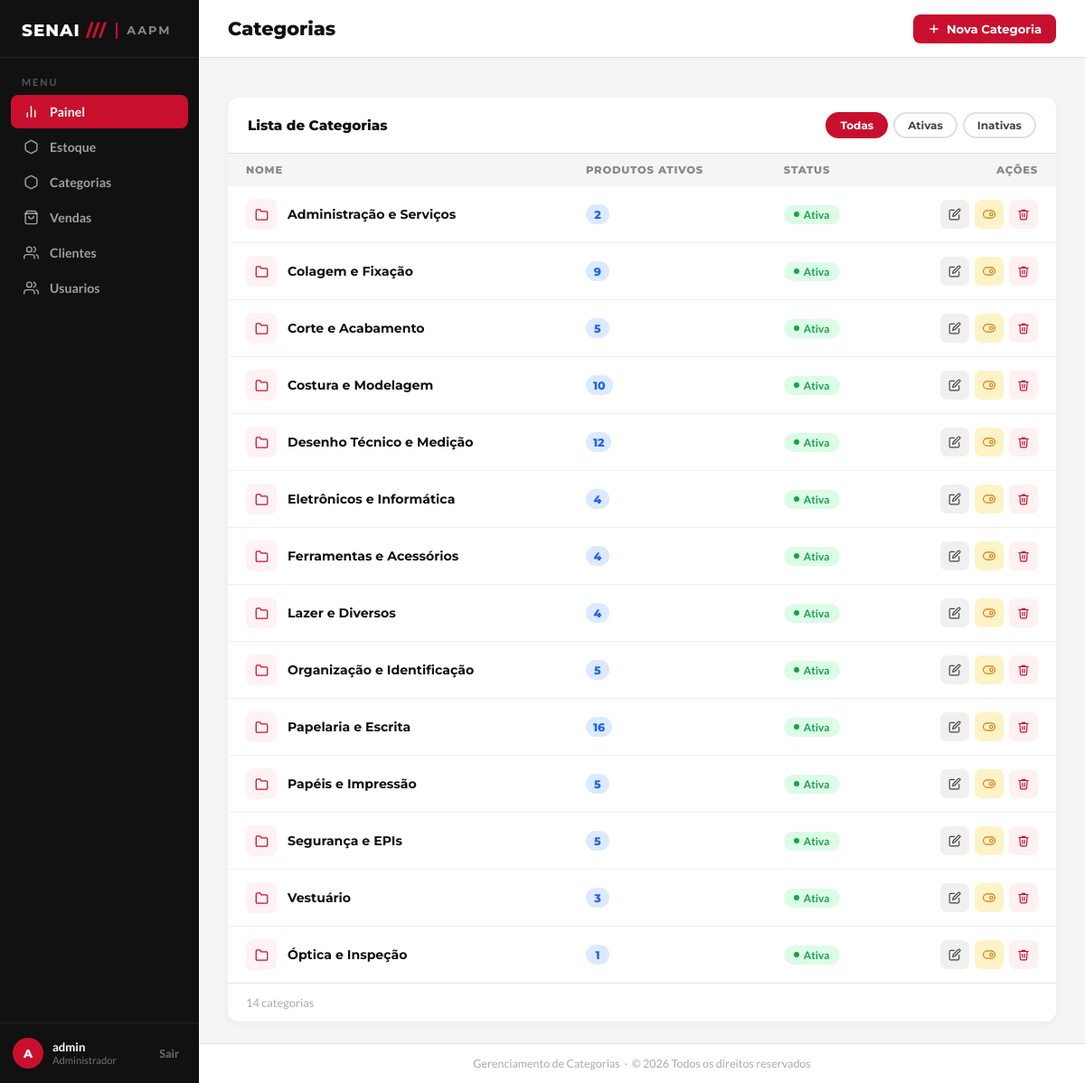
Screenshot of /categorias (signed in) with the database file from the repository.
### app/models/categoria.py (models this page shows)
class Categoria(Base):
    __tablename__ = "categorias"
    id = Column(Integer, primary_key=True, autoincrement=True, index=True)
    nome = Column(String(50), unique=True, nullable=False)
    ativa = Column(Boolean, default=True)
    produtos = relationship("Produto", back_populates="categoria", lazy="select")

### app/controllers/categoria_controller.py (the view)
@router.get("")
def listar_categorias(
    request: Request,
    db: Session = Depends(get_db),
    admin = Depends(get_admin)
):
    categorias = db.query(Categoria).order_by(Categoria.nome).all()
    return templates.TemplateResponse(
        request,
        "categorias/index.html",
        {
            "request":    request,
            "usuario":    admin,
            "categorias": categorias,
        }
    )

### app/templates/categorias/index.html (shortened to what this page needs)
<!DOCTYPE html>
<html lang="pt-BR">
<head>
  <link rel="stylesheet" href="/static/css/categorias.css"/>
</head>
<body>
 <aside class="barra-lateral">
    <div class="barra-logo">
      <span class="barra-logo-texto">SENAI <span>///</span></span>
      <div class="barra-logo-separador"></div>
      <span class="barra-logo-sub">AAPM</span>
    </div>
    <span class="barra-menu-titulo">Menu</span>
    <ul class="barra-nav">
      <li>
        <a href="/" class="ativo">
          <svg viewBox="0 0 24 24">
            <line x1="18" y1="20" x2="18" y2="10" />
            <line x1="12" y1="20" x2="12" y2="4" />
            <line x1="6" y1="20" x2="6" y2="14" />
          </svg>
          Painel
        </a>
      </li>
      <li>
        <a href="/produtos/">
          <svg viewBox="0 0 24 24">
            <path
              d="M21 16V8a2 2 0 0 0-1-1.73l-7-4a2 2 0 0 0-2 0l-7 4A2 2 0 0 0 3 8v8a2 2 0 0 0 1 1.73l7 4a2 2 0 0 0 2 0l7-4A2 2 0 0 0 21 16z" />
          </svg>
          Estoque
        </a>
      </li>
      <li>
        <a href="/categorias/">
          <svg viewBox="0 0 24 24">
            <path
              d="M21 16V8a2 2 0 0 0-1-1.73l-7-4a2 2 0 0 0-2 0l-7 4A2 2 0 0 0 3 8v8a2 2 0 0 0 1 1.73l7 4a2 2 0 0 0 2 0l7-4A2 2 0 0 0 21 16z" />
          </svg>
          Categorias
        </a>
      </li>
      <li>
        <a href="/pdv/">
          <svg viewBox="0 0 24 24">
            <path d="M6 2L3 6v14a2 2 0 0 0 2 2h14a2 2 0 0 0 2-2V6l-3-4z" />
            <line x1="3" y1="6" x2="21" y2="6" />
            <path d="M16 10a4 4 0 0 1-8 0" />
          </svg>
          Vendas
        </a>
      </li>
      <li>
        <a href="/clientes/">
          <svg viewBox="0 0 24 24">
            <path d="M17 21v-2a4 4 0 0 0-4-4H5a4 4 0 0 0-4 4v2" />
            <circle cx="9" cy="7" r="4" />
            <path d="M23 21v-2a4 4 0 0 0-3-3.87" />
            <path d="M16 3.13a4 4 0 0 1 0 7.75" />
          </svg>
          Clientes
        </a>
      </li>
      <li>
        <a href="/usuarios/">
          <svg viewBox="0 0 24 24">
            <path d="M17 21v-2a4 4 0 0 0-4-4H5a4 4 0 0 0-4 4v2" />
            <circle cx="9" cy="7" r="4" />
            <path d="M23 21v-2a4 4 0 0 0-3-3.87" />
            <path d="M16 3.13a4 4 0 0 1 0 7.75" />
          </svg>
          Usuarios
        </a>
      </li>
    </ul>
    <div class="barra-rodape">
      <div class="barra-usuario">
        <div class="avatar-usuario">{{ usuario.nome[0] | upper if usuario else 'AD' }}</div>
        <div class="info-usuario">
          <strong>{{ usuario.nome if usuario else 'Usuário' }}</strong>
          <small>Administrador</small>
        </div>
      </div>
      <button class="btn-sair" onclick="window.location.href='/auth/logout'">
        Sair
      </button>
    </div>
  </aside>
<div class="conteudo-principal">
  <header class="cabecalho-pagina">
    <h1>Categorias</h1>
    <a href="/categorias/nova" class="btn-novo">
      <svg viewBox="0 0 24 24"><line x1="12" y1="5" x2="12" y2="19"/><line x1="5" y1="12" x2="19" y2="12"/></svg>
      Nova Categoria
    </a>
  </header>
  <div class="area-alertas">
  </div>
  <main class="area-conteudo">
    <div class="painel">
      <div class="painel-cabecalho">
        <span class="painel-titulo">Lista de Categorias</span>
        <div class="filtros-status">
          <button class="btn-filtro ativo" onclick="filtrar('todos', this)">Todas</button>
          <button class="btn-filtro" onclick="filtrar('ativa', this)">Ativas</button>
          <button class="btn-filtro" onclick="filtrar('inativa', this)">Inativas</button>
        </div>
      </div>
      <table class="tabela-categorias">
        <thead>
          <tr>
            <th>Nome</th>
            <th>Produtos Ativos</th>
            <th>Status</th>
            <th style="text-align:right">Ações</th>
          </tr>
        </thead>
        <tbody id="corpoTabela">
          {% for c in categorias %}
          <tr data-status="{{ 'ativa' if c.ativa else 'inativa' }}">
            <td>
              <div class="celula-nome">
                <div class="icone-categoria">
                  <svg viewBox="0 0 24 24"><path d="M22 19a2 2 0 0 1-2 2H4a2 2 0 0 1-2-2V5a2 2 0 0 1 2-2h5l2 3h9a2 2 0 0 1 2 2z"/></svg>
                </div>
                <span class="nome-categoria">{{ c.nome }}</span>
              </div>
            </td>
            <td>
              <span class="badge-contagem">
                {{ c.produtos | selectattr('ativa') | list | length }}
              </span>
            </td>
            <td>
              <span class="badge-status {{ 'ativa' if c.ativa else 'inativa' }}">
                {{ "Ativa" if c.ativa else "Inativa" }}
              </span>
            </td>
            <td>
              <div class="celula-acoes">
                <a href="/categorias/{{ c.id }}/editar" class="btn-acao btn-editar" title="Editar">
                  <svg viewBox="0 0 24 24"><path d="M11 4H4a2 2 0 0 0-2 2v14a2 2 0 0 0 2 2h14a2 2 0 0 0 2-2v-7"/><path d="M18.5 2.5a2.121 2.121 0 0 1 3 3L12 15l-4 1 1-4 9.5-9.5z"/></svg>
                </a>
                <form action="/categorias/{{ c.id }}/toggle-ativo" method="post" style="display:contents">
                  {% if c.ativa %}
                  <button type="button"
                          class="btn-acao btn-toggle-desativar"
                          title="Desativar"
                          onclick="confirmarToggle(this, '{{ c.nome }}')">
                    <svg viewBox="0 0 24 24"><rect x="1" y="5" width="22" height="14" rx="7"/><circle cx="16" cy="12" r="3"/></svg>
                  </button>
                  {% else %}
                  <button type="submit" class="btn-acao btn-toggle-ativar" title="Ativar">
                    <svg viewBox="0 0 24 24"><rect x="1" y="5" width="22" height="14" rx="7"/><circle cx="8" cy="12" r="3"/></svg>
                  </button>
                  {% endif %}
                </form>
                <form action="/categorias/{{ c.id }}/deletar" method="post" style="display:contents">
                  <button type="button"
                          class="btn-acao btn-excluir"
                          title="Excluir"
                          onclick="confirmarExclusao(this, '{{ c.nome }}')">
                    <svg viewBox="0 0 24 24"><polyline points="3 6 5 6 21 6"/><path d="M19 6l-1 14a2 2 0 0 1-2 2H8a2 2 0 0 1-2-2L5 6"/><path d="M10 11v6"/><path d="M14 11v6"/><path d="M9 6V4h6v2"/></svg>
                  </button>
                </form>
              </div>
            </td>
          </tr>
          {% endfor %}
        </tbody>
      </table>
      <div class="rodape-tabela">
        <span id="infoTabela">
          {{ categorias | length }} categoria{{ 's' if categorias | length != 1 else '' }}
        </span>
      </div>
    </div>
  </main>
  <footer class="rodape-admin">
    Gerenciamento de Categorias &nbsp;·&nbsp; © 2026 Todos os direitos reservados
  </footer>
</div>
</body>
</html>

### rows the page displays
Categoria: nome "Administração e Serviços", produtos|selectattr "2", ativa "Ativa"
Categoria: nome "Colagem e Fixação", produtos|selectattr "9", ativa "Ativa"
Categoria: nome "Corte e Acabamento", produtos|selectattr "5", ativa "Ativa"
Categoria: nome "Costura e Modelagem", produtos|selectattr "10", ativa "Ativa"
Categoria: nome "Desenho Técnico e Medição", produtos|selectattr "12", ativa "Ativa"
Categoria: nome "Eletrônicos e Informática", produtos|selectattr "4", ativa "Ativa"
Categoria: nome "Ferramentas e Acessórios", produtos|selectattr "4", ativa "Ativa"
Categoria: nome "Lazer e Diversos", produtos|selectattr "4", ativa "Ativa"
Categoria: nome "Organização e Identificação", produtos|selectattr "5", ativa "Ativa"
Categoria: nome "Papelaria e Escrita", produtos|selectattr "16", ativa "Ativa"
Categoria: nome "Papéis e Impressão", produtos|selectattr "5", ativa "Ativa"
Categoria: nome "Segurança e EPIs", produtos|selectattr "5", ativa "Ativa"
Categoria: nome "Vestuário", produtos|selectattr "3", ativa "Ativa"
Categoria: nome "Óptica e Inspeção", produtos|selectattr "1", ativa "Ativa"

### other values shown
{{ usuario.nome[0] | upper if usuario else 'AD' }} "A"
{{ usuario.nome if usuario else 'Usuário' }} "admin"
{{ categorias | length }} "14"
{{ 's' if categorias | length != 1 else '' }} "s"
